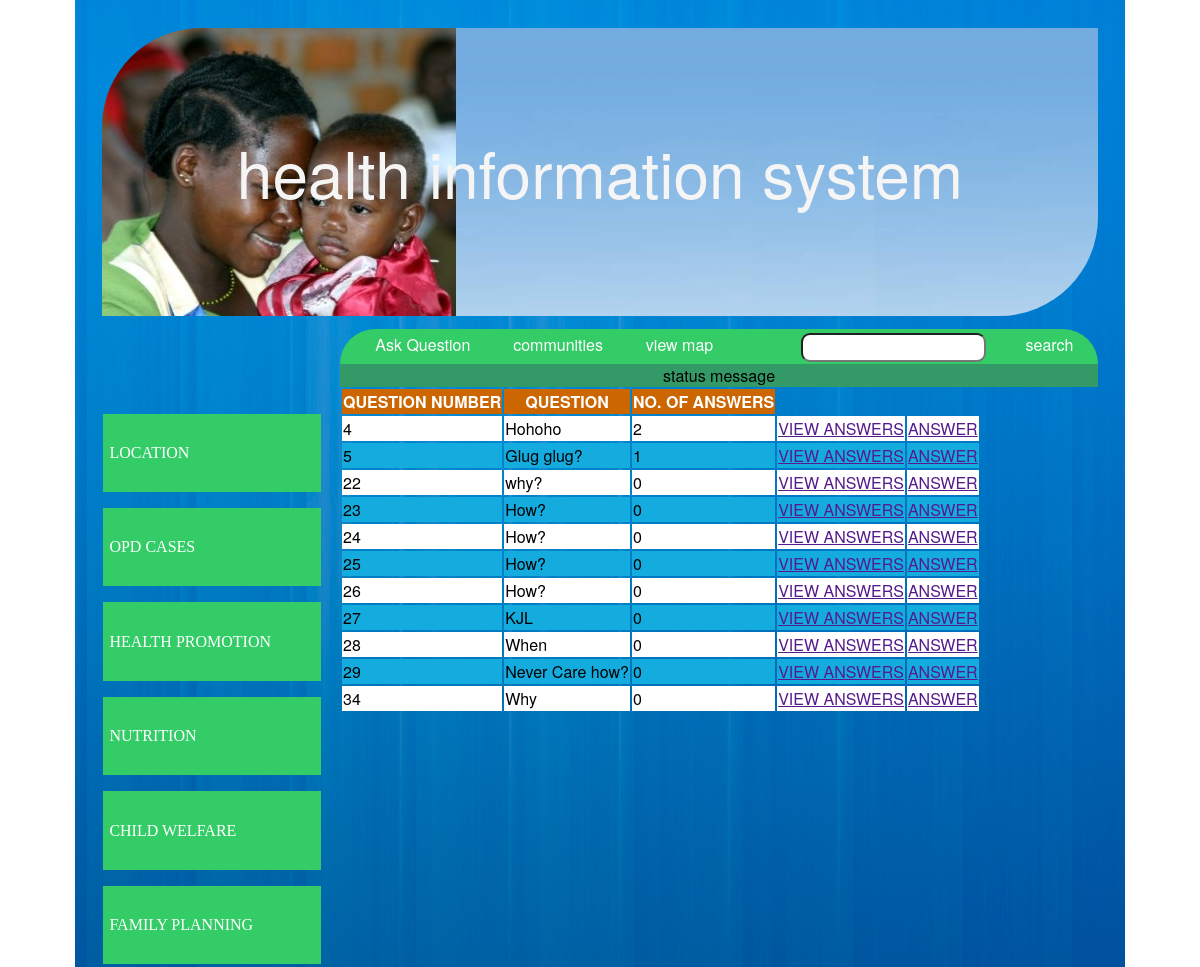
The page /question_view.php on the database its author committed.
### tables this page shows
CREATE TABLE IF NOT EXISTS `questions` (
  `qid` int(11) NOT NULL AUTO_INCREMENT,
  `cid` int(11) DEFAULT NULL,
  `idcho` int(11) DEFAULT NULL,
  `question` longtext,
  PRIMARY KEY (`qid`),
  KEY `cid` (`cid`),
  KEY `idcho` (`idcho`)
);

### adb.php (called while the page is built, shortened)
<?php
class adb {
    var $link;
    var $result;
    function adb() {
        $this->link=false;
        $this->result = false;
    }
    function connect() {
        if($this->link)
        {
            return true;
        }
        $this->link = mysql_connect(DB_HOST , DB_USER, DB_PWORD);
        return true;
    }
    function fetch() {
        return mysql_fetch_assoc($this->result);
    }
    function query($str_sql) {
        $this->result = mysql_query($str_sql);
        return true;
    }
}
?>

### questions.php (called while the page is built, shortened)
<?php
include_once("adb.php");
class questions extends adb {
    function get_all_questions() {
        $query = "select qid, cid, idcho, question from questions";
        $res = $this->query($query);
        return $res;
    }
	function count_answers($id){
		$query = "select count(*) as c from answers where answers.qid = '$id' ";
		 $this->query($query);
		 $row = $this->fetch();
		 return $row["c"];
	}
}

### question_view.php (the view, shortened to what this page needs)
<html>
    <head>
    <link rel="stylesheet" href="style.css">
    </head>
    <body>
        <table>
            <tr>
                <td colspan="2" id="pageheader">
                    health information system
                </td>
            </tr>
            <tr>
                <td id="mainnav">
                    <div class="menuitem">location</div>
                    <div class="menuitem">opd cases</div>
                    <div class="menuitem">health promotion</div>
                    <div class="menuitem">nutrition</div>
                    <div class="menuitem">child welfare</div>
                    <div class="menuitem">family planning</div>
                </td>
                <td id="content">
                    <div id="divPageMenu">
                        <span class="menuitem" onclick = popUp()>Ask Question</span>
                        <span class="menuitem" >communities</span>
                        <span class="menuitem" >view map</span>
                        <input type="text" id="txtSearch">
                        <span class="menuitem" onclick = "searchQ()">search</span>
                    </div>
                    <div id="divStatus" class="status">
                        status message
                    </div>
    <?php
			include './questions.php';
			$questions_obj = new questions();
			$questions_obj2 = new questions();
			$questions_obj->get_all_questions();
			$row = $questions_obj->fetch();
       ?>
    </head>
<body>
	<table class="reportTable">
                    <thead>
                        <tr class = header>
                            <th>Question Number</th>
                            <th>Question</th>
                            <th>No. of Answers</th>
                        </tr>
                    </thead>
                    <?php
                   echo "<tbody id = 'mainbody'>";
							$row_counter = 1;
							while($row){
								 if ($row_counter % 2 == 0) {
                                $style = " class='row1' ";
                            } else {
                                $style = " class='row2' ";
                            }
								$row_counter++;
								$id = $row["qid"];
								$count = $questions_obj2->count_answers($id);
								echo "<tr $style>";
								echo "<td>".$row["qid"]."</td>";
								echo "<td>".$row["question"]."</td>";
								echo "<td>". $count."</td>";
								echo "<td><span onclick = showAnswers($id)><a href>  VIEW ANSWERS  </a></span></td>";
								echo "<td><span onclick = answerAQuestion($id)><a href >  ANSWER  </a></span></td>";
								echo "</tr>";
								$row = $questions_obj->fetch();
							}
					echo "</tbody>";
					?>
</body>
</html>

### style.css (style rules this page uses)
body { width: 1000px; margin: auto; padding-top: 2em; background: url("images/blue.gif") no-repeat ; font-size: .80em; font-family: "Helvetica Neue", "Lucida Grande", "Segoe UI", Arial, Helvetica, Verdana; background-size: 1050px 1200px; line-height: 15px; background-position: center; }
#pageheader { height:3in; text-align: center; font-size: 4em; color: whitesmoke; background: url("images/menuItem2.jpg") no-repeat; border-radius: 99px 0 99px 0px; }
#mainnav { width:3in; vertical-align:top; padding-top: 5em; }
#mainnav .menuitem { font-family: Lithos Pro Regular; height: .5in; text-decoration:none; color:white; cursor:hand; text-transform: uppercase; background-color: #34CC67; background-size: 200px 100px; text-align: left; margin: 1em 0 0 0; padding: 1.9em 0 0 .4em; }
#divPageMenu { background-color: #34CC67; border-color: white; border-radius: 99px 99px 0px 0px; }
#content .menuitem { height: .4in; text-decoration:none; color: white; text-align: center; margin: 0.5em 0 0 2em; padding: 0.2em; }
#divPageMenu #txtSearch { height: .3in; text-decoration:none; color: black; background-size: 200px 100px; text-align: left; margin: 0.3em 0 .2em 6em; padding-top: 0.0em; border-radius: 9px; }
.status { text-align: center; background-color:#339967; }
#content { width:10in; vertical-align: top; padding: 0.7em 0 0 1em; }
.reportTable { border:1px; }
.reportTable .header { background-color: #CC6600; text-transform: uppercase; color: white; }
.reportTable .row1 { background-color: #14ACDF; }
.reportTable .row2 { background-color:White; }

### rows shown on the page
questions: qid "4", question "Hohoho", count "2"
questions: qid "5", question "Glug glug?", count "1"
questions: qid "22", question "why?", count "0"
questions: qid "23", question "How?", count "0"
questions: qid "24", question "How?", count "0"
questions: qid "25", question "How?", count "0"
questions: qid "26", question "How?", count "0"
questions: qid "27", question "KJL", count "0"
questions: qid "28", question "When", count "0"
questions: qid "29", question "Never Care how?", count "0"
questions: qid "34", question "Why", count "0"
